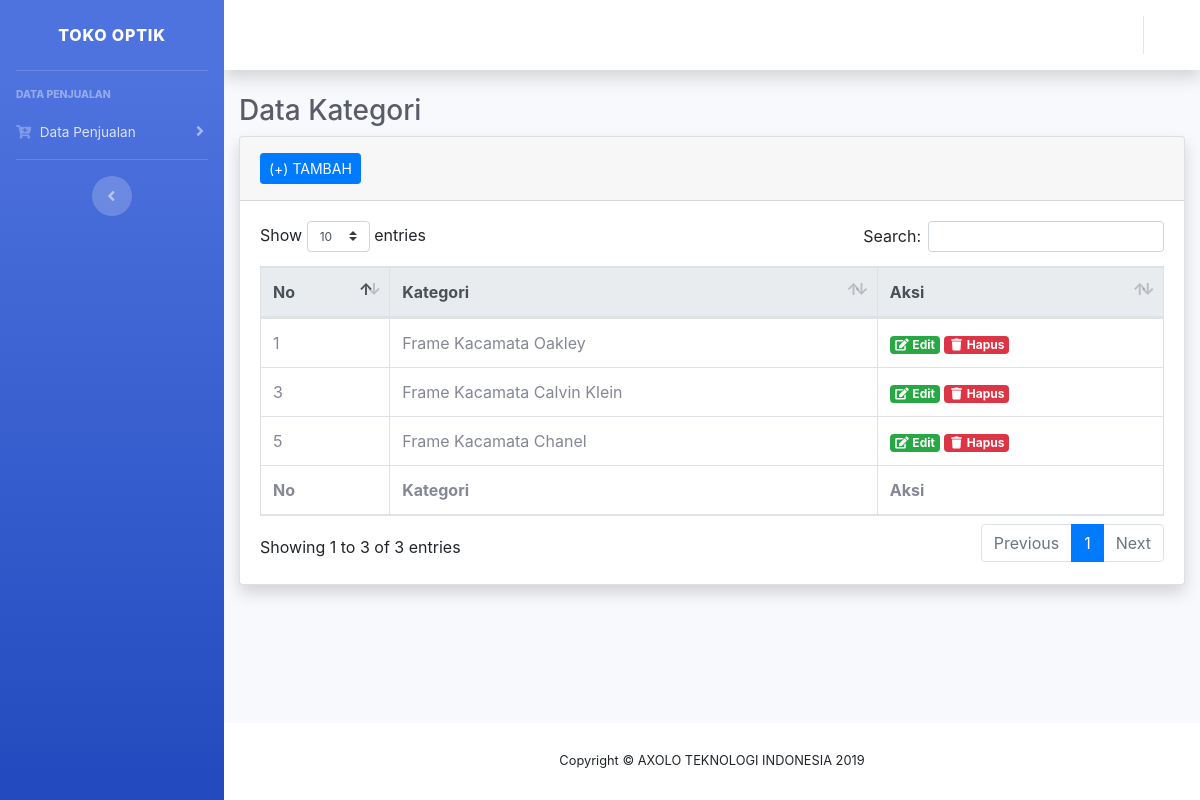
Page /index.php/kategori on the committed database.
### tables this page shows
CREATE TABLE `tbl_setting` (
  `id` int(11) NOT NULL,
  `nama` varchar(100) NOT NULL,
  `fitur` varchar(300) NOT NULL,
  `cek_gambar` int(11) NOT NULL
);

CREATE TABLE `tbl_kategori` (
  `kategori_id` int(11) NOT NULL,
  `kategori_nama` varchar(35) DEFAULT NULL
);

### application/controllers/Kategori.php (called while the page is built, shortened)
<?php
class Kategori extends CI_Controller {
    function __construct(){
		$this->load->model('m_kategori');
	}
    public function index()
    {
        $data['title']='Kategori Barang';
        $data['data']=$this->m_kategori->tampil_kategori();
        $this->load->view('template/header',$data);
        $this->load->view('template/sidebar',$data);
        $this->load->view('template/topbar',$data);
        $this->load->view('kategori/index',$data);
        $this->load->view('template/footer',$data);
    }
}

### index.php (called while the page is built, shortened)
<?php
require_once BASEPATH.'core/CodeIgniter.php';

### application/models/M_kategori.php (called while the page is built, shortened)
<?php
class M_kategori extends CI_Model
{
   public function tampil_kategori()
   {
       return $this->db->get('tbl_kategori');
   }
}

### application/views/kategori/index.php (the view, shortened to what this page needs)
      <div class="container-fluid">
        <h1 class="h3 mb-2 text-gray-800">Data Kategori</h1>
        <div class="card shadow mb-4">
          <div class="card-header py-3">
<button type="button" class="btn btn-primary btn-sm" data-toggle="modal" data-target="#add_kategori">
  (+) TAMBAH
</button>
          </div>
          <div class="card-body">
            <div class="table-responsive">
              <table class="table table-bordered table-hover" id="dataTable" width="100%" cellspacing="0">
                <thead class="thead-light">
                  <tr>
                    <th>No</th>
                    <th>Kategori</th>
                    <th>Aksi</th>
                  </tr>
                </thead>
                <tfoot>
                  <tr>
                  <th>No</th>
                    <th>Kategori</th>
                    <th>Aksi</th>
                  </tr>
                </tfoot>
                <tbody>
                <?php
                  $no=0;
                  foreach ($data->result() as $a):
                      $no++;
                      $id=$a->kategori_id;
                      $nm=$a->kategori_nama;
              ?>
                  <tr>
                      <td ><?php echo $no;?></td>
                      <td><?php echo $nm;?></td>
                      <td>
                          <a class="badge badge-success" href="#modal-edit<?php echo $id?>" data-toggle="modal" title="Edit"><span class="fas fa-fw fa-edit"></span> Edit</a>
                          <a class="badge badge-danger" href="#modal-hapus<?php echo $id?>" data-toggle="modal" title="Hapus"><span class="fas fa-fw fa-trash"></span> Hapus</a>
                      </td>
                  </tr>
                  <?php $no++; ?>
              <?php endforeach;?>
                </tbody>
              </table>
            </div>
          </div>
        </div>
      </div>
    </div>

### application/views/template/sidebar.php (shortened to what this page needs)
<ul class="navbar-nav bg-gradient-primary sidebar sidebar-dark accordion" id="accordionSidebar">
  <a class="sidebar-brand d-flex align-items-center justify-content-center" href="index.html">
      <?php
          $data1 = $this->db->query("select * from tbl_setting where id=2")->row_array();
      ?>
    <div class="sidebar-brand-text mx-3"><?= $data1['fitur']; ?></div>
  </a>
  <hr class="sidebar-divider">
  <div class="sidebar-heading">
    Data Penjualan
  </div>
  <li class="nav-item">
    <a class="nav-link collapsed" href="#" data-toggle="collapse" data-target="#collapseTwo3" aria-expanded="true" aria-controls="collapseTwo">
      <i class="fas fa-cart-plus"></i>
      <span>Data Penjualan</span>
    </a>
  </li>
  <hr class="sidebar-divider d-none d-md-block">
  <div class="text-center d-none d-md-inline">
    <button class="rounded-circle border-0" id="sidebarToggle"></button>
  </div>
</ul>

### application/views/template/footer.php (shortened to what this page needs)
<footer class="sticky-footer bg-white">
        <div class="container my-auto">
          <div class="copyright text-center my-auto">
          <?php
              $data1 = $this->db->query("select * from tbl_setting where id=1")->row_array();
          ?>
            <span>Copyright &copy; <?= $data1['fitur']; ?> </span>
          </div>
        </div>
      </footer>
    </div>
  </div>
</body>
</html>

### rows in the picture
tbl_setting: fitur "TOKO OPTIK"
tbl_kategori: kategori_nama "Frame Kacamata Oakley"
tbl_kategori: kategori_nama "Frame Kacamata Calvin Klein"
tbl_kategori: kategori_nama "Frame Kacamata Chanel"
tbl_setting: fitur "AXOLO TEKNOLOGI INDONESIA 2019"
